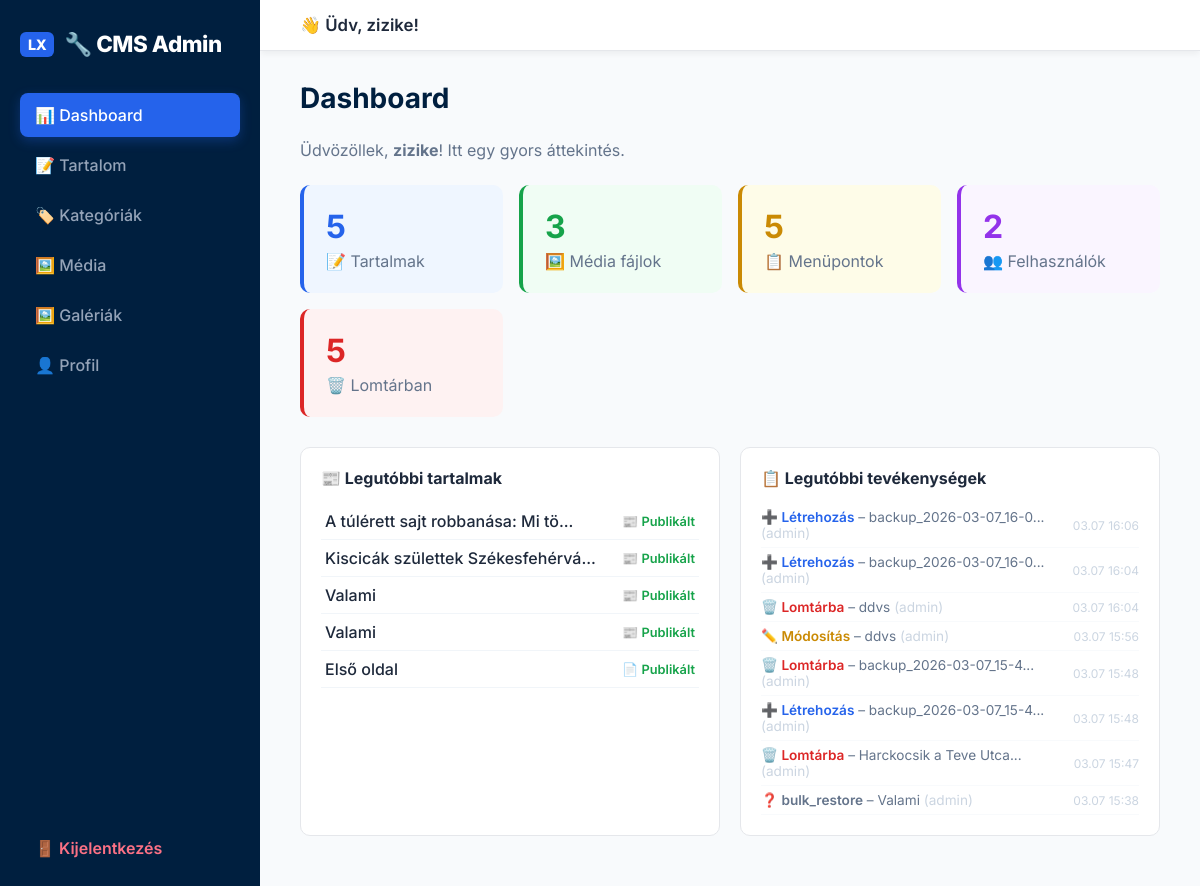
The app's page /admin/index.php (signed in) with its own data.
### tables this page shows
CREATE TABLE `posts` (
  `id` int(11) NOT NULL AUTO_INCREMENT,
  `title` varchar(255) DEFAULT NULL,
  `slug` varchar(255) DEFAULT NULL,
  `content` text DEFAULT NULL,
  `status` varchar(20) DEFAULT 'published',
  `post_type` varchar(20) DEFAULT 'page',
  `meta_title` varchar(255) DEFAULT NULL,
  `meta_description` text DEFAULT NULL,
  `featured_image` varchar(255) DEFAULT NULL,
  `publish_at` datetime DEFAULT NULL,
  `deleted_at` datetime DEFAULT NULL,
  PRIMARY KEY (`id`),
  UNIQUE KEY `slug` (`slug`)
);

CREATE TABLE `activity_log` (
  `id` int(11) NOT NULL AUTO_INCREMENT,
  `user_id` int(11) DEFAULT NULL,
  `username` varchar(100) DEFAULT NULL,
  `action` varchar(50) NOT NULL,
  `target_type` varchar(50) DEFAULT NULL,
  `target_id` int(11) DEFAULT NULL,
  `target_title` varchar(255) DEFAULT NULL,
  `details` text DEFAULT NULL,
  `ip_address` varchar(45) DEFAULT NULL,
  `created_at` timestamp NOT NULL DEFAULT current_timestamp(),
  PRIMARY KEY (`id`),
  KEY `idx_created` (`created_at`),
  KEY `idx_user` (`user_id`)
);

### admin/index.php (the view, shortened to what this page needs)
<?php
require_once '../config.php';
require_once 'layout.php';
    ?>
    <?php
$postCount = $db->query("SELECT COUNT(*) FROM posts WHERE deleted_at IS NULL")->fetchColumn();
$mediaCount = $db->query("SELECT COUNT(*) FROM media")->fetchColumn();
$menuCount = $db->query("SELECT COUNT(*) FROM menus")->fetchColumn();
$userCount = $db->query("SELECT COUNT(*) FROM users")->fetchColumn();
$trashCount = $db->query("SELECT COUNT(*) FROM posts WHERE deleted_at IS NOT NULL")->fetchColumn();
$recentPosts = $db->query("SELECT id, title, post_type, status FROM posts WHERE deleted_at IS NULL ORDER BY id DESC LIMIT 5")->fetchAll();
$recentLogs = [];
try {
    $recentLogs = $db->query("SELECT * FROM activity_log ORDER BY created_at DESC LIMIT 8")->fetchAll();
} catch (PDOException $e) {
}
?>
<p style="margin-bottom: 25px; color: #64748b;">Üdvözöllek,
    <strong><?php echo htmlspecialchars($_SESSION['admin_user']); ?></strong>! Itt egy gyors áttekintés.
</p>
<div
    style="display: grid; grid-template-columns: repeat(auto-fill, minmax(180px, 1fr)); gap: 16px; margin-bottom: 30px;">
    <div style="background: #eff6ff; padding: 22px; border-radius: 10px; border-left: 4px solid #2563eb;">
        <div style="font-size: 2rem; font-weight: 700; color: #2563eb;"><?php echo $postCount; ?></div>
        <div style="color: #64748b; margin-top: 5px;">📝 Tartalmak</div>
    </div>
    <div style="background: #f0fdf4; padding: 22px; border-radius: 10px; border-left: 4px solid #16a34a;">
        <div style="font-size: 2rem; font-weight: 700; color: #16a34a;"><?php echo $mediaCount; ?></div>
        <div style="color: #64748b; margin-top: 5px;">🖼️ Média fájlok</div>
    </div>
    <div style="background: #fefce8; padding: 22px; border-radius: 10px; border-left: 4px solid #ca8a04;">
        <div style="font-size: 2rem; font-weight: 700; color: #ca8a04;"><?php echo $menuCount; ?></div>
        <div style="color: #64748b; margin-top: 5px;">📋 Menüpontok</div>
    </div>
    <div style="background: #faf5ff; padding: 22px; border-radius: 10px; border-left: 4px solid #9333ea;">
        <div style="font-size: 2rem; font-weight: 700; color: #9333ea;"><?php echo $userCount; ?></div>
        <div style="color: #64748b; margin-top: 5px;">👥 Felhasználók</div>
    </div>
    <?php if ($trashCount > 0): ?>
        <div style="background: #fef2f2; padding: 22px; border-radius: 10px; border-left: 4px solid #dc2626;">
            <div style="font-size: 2rem; font-weight: 700; color: #dc2626;"><?php echo $trashCount; ?></div>
            <div style="color: #64748b; margin-top: 5px;">🗑️ Lomtárban</div>
        </div>
    <?php endif; ?>
</div>
<div style="display: grid; grid-template-columns: 1fr 1fr; gap: 20px; margin-bottom: 30px;">
    <div style="background: #fff; padding: 20px; border-radius: 10px; border: 1px solid #e5e7eb;">
        <h3 style="margin-bottom: 15px; color: #1e293b; font-size: 1rem;">📰 Legutóbbi tartalmak</h3>
        <?php if (empty($recentPosts)): ?>
            <p style="color: #94a3b8;">Nincs még tartalom.</p>
        <?php else: ?>
            <table style="width: 100%; border-collapse: collapse;">
                <?php foreach ($recentPosts as $rp): ?>
                    <tr>
                        <td style="padding: 8px 4px; border-bottom: 1px solid #f1f5f9;">
                            <a href="posts.php?edit=<?php echo $rp['id']; ?>"
                                style="color: #1e293b; text-decoration: none; font-weight: 500;">
                                <?php echo htmlspecialchars(mb_strimwidth($rp['title'], 0, 35, '...')); ?>
                            </a>
                        </td>
                        <td
                            style="padding: 8px 4px; border-bottom: 1px solid #f1f5f9; color: #94a3b8; font-size: 0.8rem; text-align: right; white-space: nowrap;">
                            <?php
                            $typeIcon = $rp['post_type'] === 'post' ? '📰' : '📄';
                            $statusColors = ['published' => '#16a34a', 'draft' => '#ca8a04', 'scheduled' => '#2563eb'];
                            $statusLabel = ['published' => 'Publikált', 'draft' => 'Vázlat', 'scheduled' => 'Ütemezett'];
                            ?>
                            <?php echo $typeIcon; ?>
                            <span style="color: <?php echo $statusColors[$rp['status']] ?? '#94a3b8'; ?>; font-weight: 600;">
                                <?php echo $statusLabel[$rp['status']] ?? $rp['status']; ?>
                            </span>
                        </td>
                    </tr>
                <?php endforeach; ?>
            </table>
        <?php endif; ?>
    </div>
    <div style="background: #fff; padding: 20px; border-radius: 10px; border: 1px solid #e5e7eb;">
        <h3 style="margin-bottom: 15px; color: #1e293b; font-size: 1rem;">📋 Legutóbbi tevékenységek</h3>
        <?php if (empty($recentLogs)): ?>
            <p style="color: #94a3b8;">Nincs még bejegyzett tevékenység.</p>
        <?php else: ?>
            <?php
            $actionLabels = [
                'login' => ['🔑 Bejelentkezés', '#16a34a'],
                'logout' => ['🚪 Kijelentkezés', '#64748b'],
                'create' => ['➕ Létrehozás', '#2563eb'],
                'update' => ['✏️ Módosítás', '#ca8a04'],
                'delete' => ['🗑️ Lomtárba', '#dc2626'],
                'restore' => ['♻️ Visszaállítás', '#16a34a'],
                'purge' => ['❌ Végleges törlés', '#991b1b'],
            ];
            ?>
            <?php foreach ($recentLogs as $log): ?>
                <?php
                $label = $actionLabels[$log['action']] ?? ['❓ ' . $log['action'], '#64748b'];
                ?>
                <div
                    style="padding: 6px 0; border-bottom: 1px solid #f8fafc; font-size: 0.85rem; display: flex; justify-content: space-between; align-items: center;">
                    <div>
                        <span style="color: <?php echo $label[1]; ?>; font-weight: 600;"><?php echo $label[0]; ?></span>
                        <?php if ($log['target_title']): ?>
                            <span style="color: #64748b;"> –
                                <?php echo htmlspecialchars(mb_strimwidth($log['target_title'], 0, 25, '...')); ?></span>
                        <?php endif; ?>
                        <span style="color: #cbd5e1;"> (<?php echo htmlspecialchars($log['username']); ?>)</span>
                    </div>
                    <span style="color: #cbd5e1; font-size: 0.75rem; white-space: nowrap;">
                        <?php echo date('m.d H:i', strtotime($log['created_at'])); ?>
                    </span>
                </div>
            <?php endforeach; ?>
        <?php endif; ?>
    </div>
</div>

### admin/layout.php (style rules this page uses)
* { box-sizing: border-box; margin: 0; padding: 0; }
body { display: flex; font-family: 'Inter', system-ui, -apple-system, sans-serif; background: #f1f5f9; height: 100vh; overflow: hidden; color: #1e293b; }
table { width: 100%; border-collapse: collapse; margin-top: 15px; }
th, td { padding: 10px 14px; text-align: left; border-bottom: 1px solid #e5e7eb; }

### records on screen
posts: title "A túlérett sajt robbanása: Mi tö...", post_type "📰", status "Publikált"
posts: title "Kiscicák születtek Székesfehérvá...", post_type "📰", status "Publikált"
posts: title "Valami", post_type "📰", status "Publikált"
posts: title "Valami", post_type "📰", status "Publikált"
posts: title "Első oldal", post_type "📄", status "Publikált"
activity_log: action "➕ Létrehozás", target_title "backup_2026-03-07_16-0...", username "admin", created_at "03.07 16:06"
activity_log: action "➕ Létrehozás", target_title "backup_2026-03-07_16-0...", username "admin", created_at "03.07 16:04"
activity_log: action "🗑️ Lomtárba", target_title "ddvs", username "admin", created_at "03.07 16:04"
activity_log: action "✏️ Módosítás", target_title "ddvs", username "admin", created_at "03.07 15:56"
activity_log: action "🗑️ Lomtárba", target_title "backup_2026-03-07_15-4...", username "admin", created_at "03.07 15:48"
activity_log: action "➕ Létrehozás", target_title "backup_2026-03-07_15-4...", username "admin", created_at "03.07 15:48"
activity_log: action "🗑️ Lomtárba", target_title "Harckocsik a Teve Utca...", username "admin", created_at "03.07 15:47"
activity_log: action "❓ bulk_restore", target_title "Valami", username "admin", created_at "03.07 15:38"

### other values on screen
$_SESSION['admin_user'] "zizike"
$pageTitle "Dashboard"
$postCount "5"
$mediaCount "3"
$menuCount "5"
$userCount "2"
$trashCount "5"
